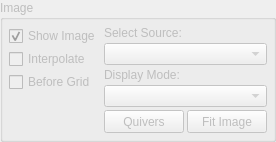
         <widget class="QGroupBox" name="layout_image_options">
          <property name="enabled">
           <bool>false</bool>
          </property>
          <property name="title">
           <string>Image</string>
          </property>
          <layout class="QHBoxLayout" name="horizontalLayout">
           <property name="spacing">
            <number>3</number>
           </property>
           <property name="leftMargin">
            <number>6</number>
           </property>
           <property name="topMargin">
            <number>6</number>
           </property>
           <property name="rightMargin">
            <number>6</number>
           </property>
           <property name="bottomMargin">
            <number>6</number>
           </property>
           <item>
            <layout class="QVBoxLayout" name="verticalLayout_2">
             <item>
              <widget class="QCheckBox" name="chb_image_show">
               <property name="text">
                <string>Show Image</string>
               </property>
               <property name="checked">
                <bool>true</bool>
               </property>
              </widget>
             </item>
             <item>
              <widget class="QCheckBox" name="chb_image_interp">
               <property name="text">
                <string>Interpolate</string>
               </property>
              </widget>
             </item>
             <item>
              <widget class="QCheckBox" name="chb_image_grid">
               <property name="text">
                <string>Before Grid</string>
               </property>
              </widget>
             </item>
             <item>
              <spacer name="verticalSpacer">
               <property name="orientation">
                <enum>Qt::Vertical</enum>
               </property>
               <property name="sizeType">
                <enum>QSizePolicy::Fixed</enum>
               </property>
               <property name="sizeHint" stdset="0">
                <size>
                 <width>20</width>
                 <height>40</height>
                </size>
               </property>
              </spacer>
             </item>
            </layout>
           </item>
           <item>
            <layout class="QVBoxLayout" name="verticalLayout">
             <property name="spacing">
              <number>3</number>
             </property>
             <item>
              <widget class="QLabel" name="label_image_source">
               <property name="text">
                <string>Select Source:</string>
               </property>
              </widget>
             </item>
             <item>
              <widget class="QComboBox" name="cb_image_source">
               <property name="enabled">
                <bool>false</bool>
               </property>
              </widget>
             </item>
             <item>
              <widget class="QLabel" name="label">
               <property name="text">
                <string>Display Mode:</string>
               </property>
              </widget>
             </item>
             <item>
              <widget class="QComboBox" name="cb_image_mode">
               <property name="enabled">
                <bool>false</bool>
               </property>
              </widget>
             </item>
             <item>
              <layout class="QHBoxLayout" name="layout_image_buttons">
               <item>
                <widget class="QPushButton" name="pb_quivers">
                 <property name="minimumSize">
                  <size>
                   <width>0</width>
                   <height>23</height>
                  </size>
                 </property>
                 <property name="maximumSize">
                  <size>
                   <width>16777215</width>
                   <height>23</height>
                  </size>
                 </property>
                 <property name="text">
                  <string>Quivers</string>
                 </property>
                </widget>
               </item>
               <item>
                <widget class="QPushButton" name="pb_image_fit">
                 <property name="enabled">
                  <bool>false</bool>
                 </property>
                 <property name="minimumSize">
                  <size>
                   <width>0</width>
                   <height>23</height>
                  </size>
                 </property>
                 <property name="maximumSize">
                  <size>
                   <width>16777215</width>
                   <height>23</height>
                  </size>
                 </property>
                 <property name="text">
                  <string>Fit Image</string>
                 </property>
                </widget>
               </item>
              </layout>
             </item>
            </layout>
           </item>
          </layout>
         </widget>
